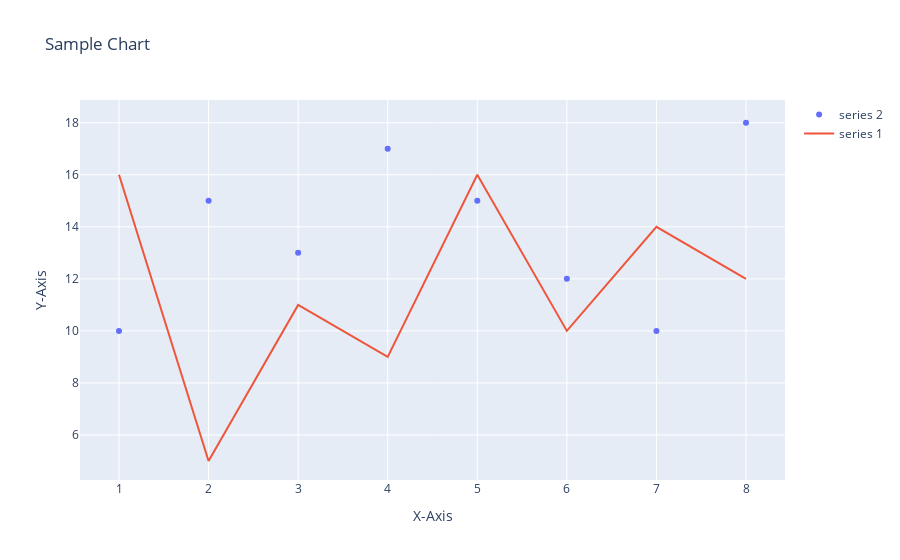

The cell this chart's notebook holds for it:
### Code cell
# A manual sample, showing you don't need to use Pandas at all.

trace0 = go.Scatter(
    x=[1,2,3,4,5,6,7,8],
    y=[10, 15, 13, 17, 15, 12, 10, 18],
    mode = "markers",
    name = "series 2"
)
trace1 = go.Scatter(
    x=[1,2,3,4,5,6,7,8],
    y=[16, 5, 11, 9, 16, 10, 14, 12],
    mode="lines",
    name = "series 1"
)

f = go.Figure()
f.add_trace(trace0)
f.add_trace(trace1)
f.update_layout(title='Sample Chart',
                   xaxis_title='X-Axis',
                   yaxis_title='Y-Axis')
f.show()

### Figure 1 — Plotly figure (JSON) as saved in the notebook; plotly's stock layout.template omitted (floating-point values rounded to 4 significant figures)
{"data": [{"mode": "markers", "name": "series 2", "type": "scatter", "x": [1, 2, 3, 4, 5, 6, 7, 8], "y": [10, 15, 13, 17, 15, 12, 10, 18]}, {"mode": "lines", "name": "series 1", "type": "scatter", "x": [1, 2, 3, 4, 5, 6, 7, 8], "y": [16, 5, 11, 9, 16, 10, 14, 12]}], "layout": {"title": {"text": "Sample Chart"}, "xaxis": {"title": {"text": "X-Axis"}}, "yaxis": {"title": {"text": "Y-Axis"}}}}
